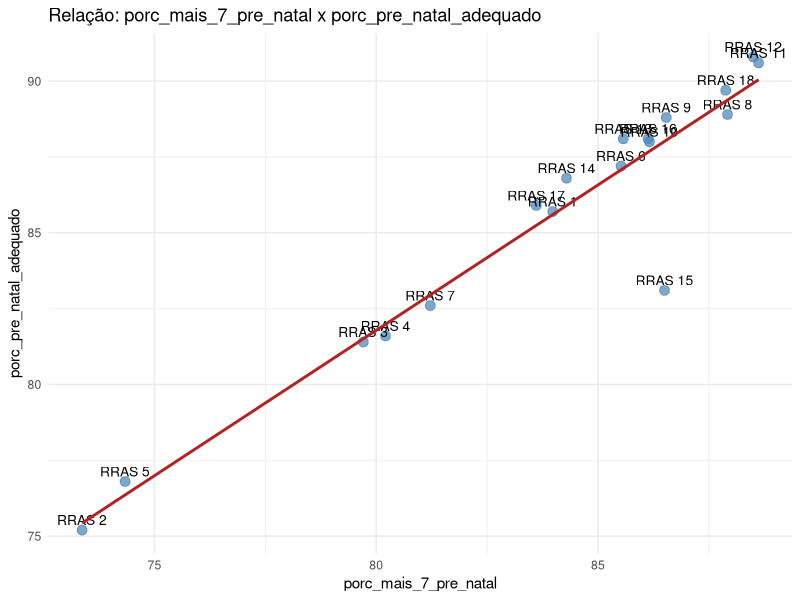
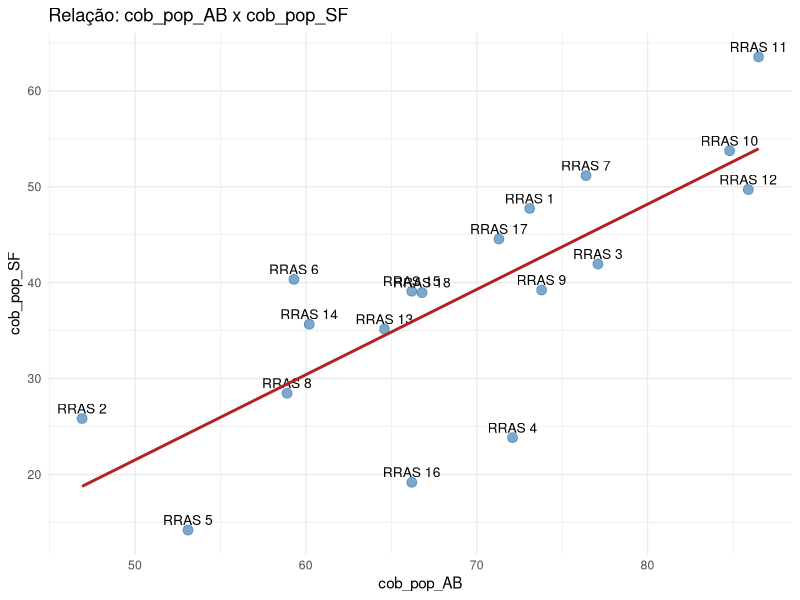
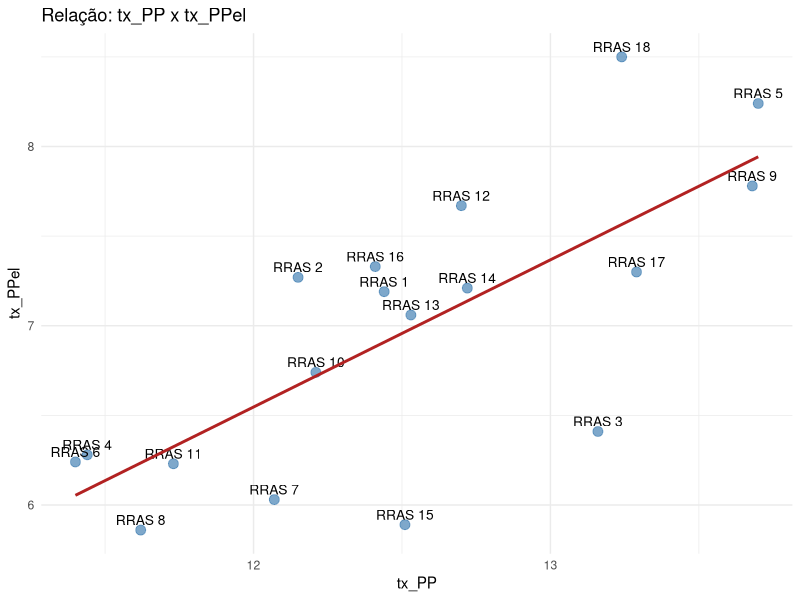
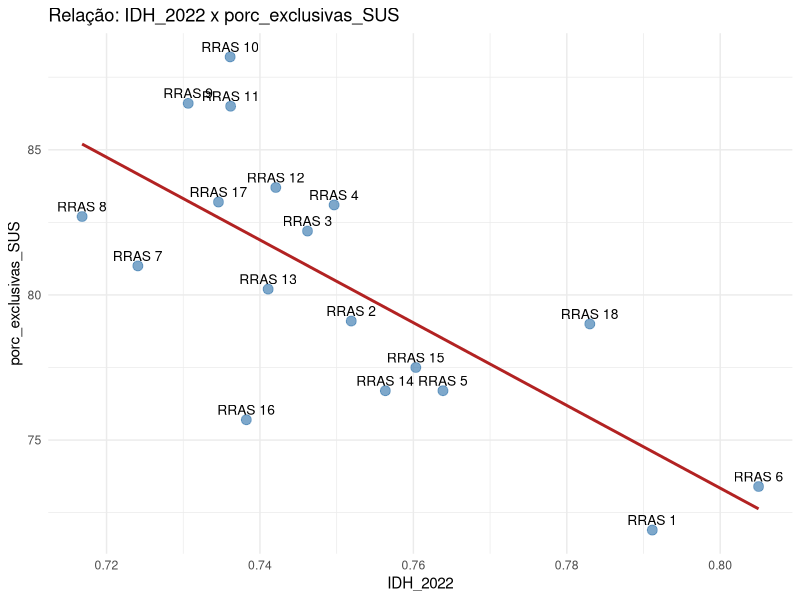
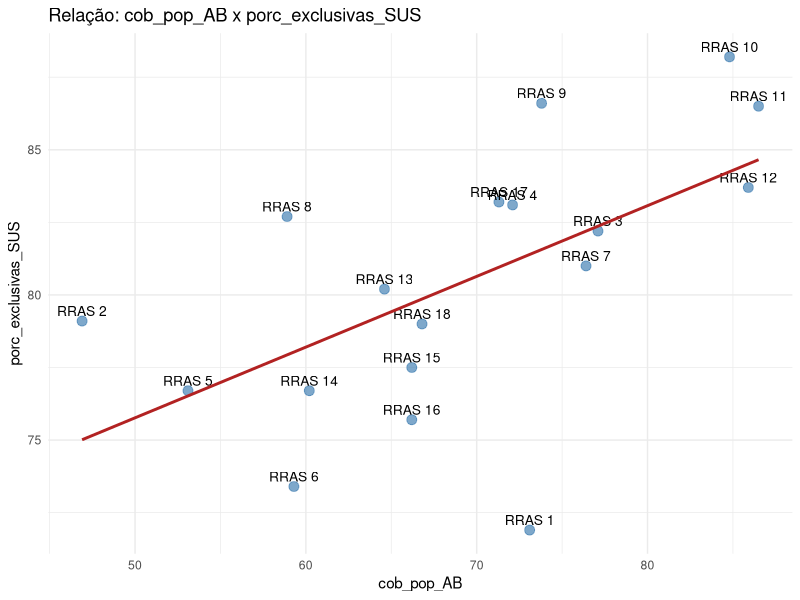
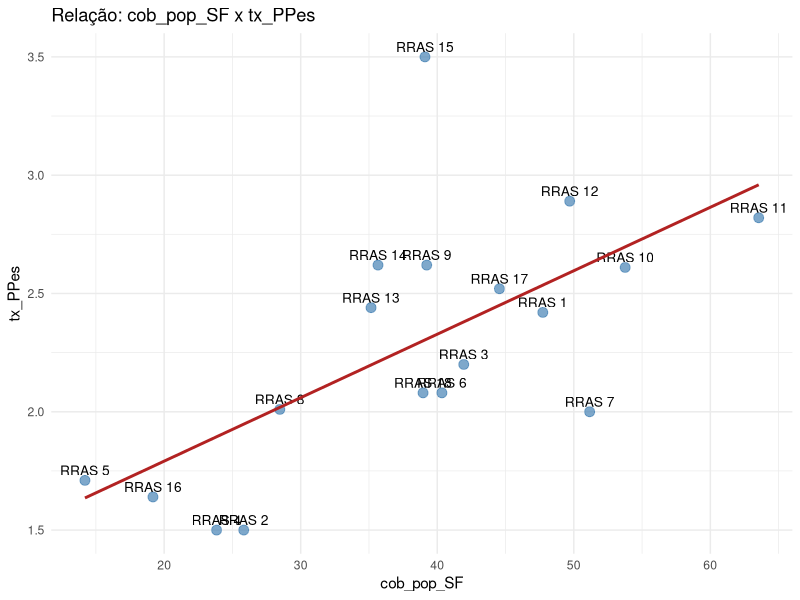
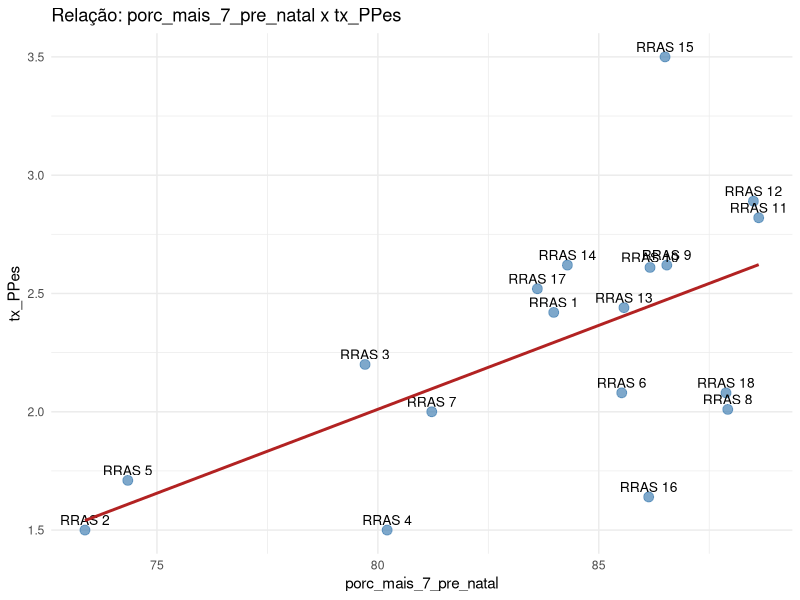
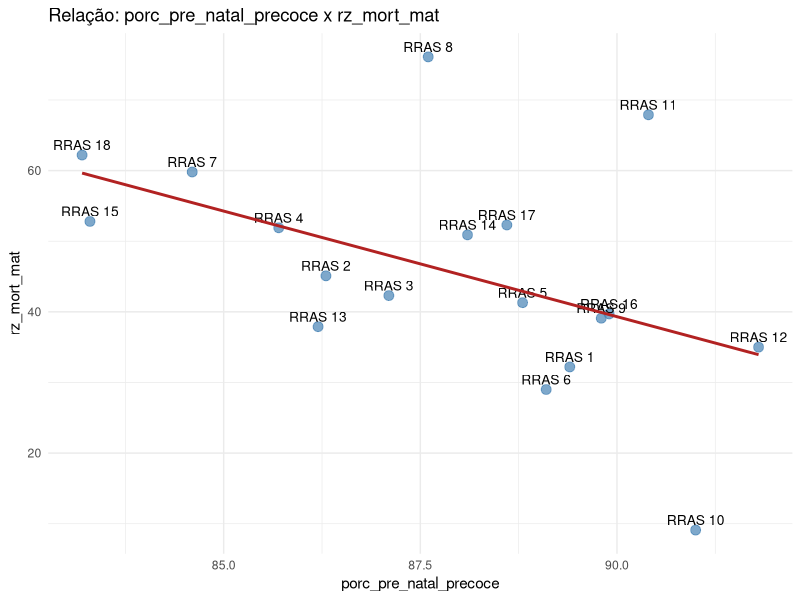

Write the R code that produced these figures, in order.
## ---- chunk 1
# pacotes
library(tidyverse)
library(knitr)
library(kableExtra)
library(readxl)
library(ggplot2)
library(dplyr)
library(purrr)
library(patchwork)
## ---- chunk 2
# dados
dados_rras_2024 <- read_excel("f2_tabelas/dados_rras_2024.xlsx")
matriz_coef <- read_excel("f2_tabelas/matriz_correlacao.xlsx")
matriz_p <- read_excel("f2_tabelas/matriz_p_valor_correlacao.xlsx")

# transformações necessárias
dados_rras_num <- dados_rras_2024 |>
  select(-RRAS) |>
  rename(
    tx_PP = taxa_PP,
    tx_PPel = taxa_PPel_por_NV,
    tx_PPes = taxa_PPes_por_NV,
    rz_mort_mat = 'Razão de Mortalidade materna oficial 2024',
    IDH_2022 = 'IDH 2022',
    porc_exclusivas_SUS = '% de mulheres de 10-49 anos usuárias exclusivas do SUS 2024',
    cob_pop_AB = 'CObertura populacional de atenção básica 2024',
    cob_pop_SF = 'Cobertura populacional com equipes de Saúde da Família 2020',
    porc_mais_7_pre_natal = '% de Mulheres com mais de 7 consultas de pré natal 2024',
    porc_pre_natal_precoce = '% de mulheres com inicio do pré-natal precoce (<12 semanas) 2024',
    porc_pre_natal_adequado = '% de mulheres con número adequado de consultas de pré-natal para a idade gestacional no parto',
    tx_mort_fetal = 'taxa de mortalidade fetal 2024 (por  1000 NV)',
    porc_obitos_fetais_evitaveis = 'Porcentagem de óbitos fetais potencialmente evitáveis'
  ) 
## ---- chunk 3
#| tab-label:
tab <- "
| Trabalho de parto induzido | Cersárea antes do trabalho de parto | Resultado do parto    |
|:----------------------------------------:|:--------------------------------------------:|:-------------------------:|
| Não                                      | Não                                          | Espontâneo                |
| Não                                      | Sim                                          | Eletivo                   |
| Sim                                      | Não                                          | Eletivo                   |
| Sim                                      | Sim                                          | Eletivo                   |
| Sem informação                           | Sem informação                               | Não tem como avaliar      |
| Sem informação                           | Não                                          | Não tem como avaliar      |
| Sem informação                           | Sim                                          | Eletivo                   |
| Não                                      | Sem informação                               | Não tem como avaliar      |
| Sim                                      | Sem informação                               | Eletivo                   |
: Classificação do tipo de parto
"
cat(tab)
## ---- chunk 4
# formato longo
coef_longo <- matriz_coef %>%
  rename(Variavel1 = 1) %>%
  pivot_longer(cols = -Variavel1, names_to = "Variavel2", values_to = "rho")

#transformando a tabela
tabela_p <- matriz_p %>%
  rename(Variavel1 = 1) %>%
  pivot_longer(cols = -Variavel1, names_to = "Variavel2", values_to = "p_valor") %>%
  left_join(coef_longo, by = c("Variavel1", "Variavel2")) %>%
  filter(p_valor < 0.05, 
         p_valor > 0, 
         Variavel1 < Variavel2) %>%
  mutate(
    Indicadores = paste(Variavel1, "x", Variavel2),
    Classificacao = case_when(
      p_valor < 0.01 ~ "Altamente significativa",
      p_valor < 0.05 ~ "Significativa"
    )
  ) %>%
  select(Indicadores, rho, p_valor, Classificacao) %>%
  arrange(p_valor) %>%
  mutate(
    rho = round(rho, 4),
    p_valor = round(p_valor, 4)
  )
## ---- chunk 5
plots <- pmap(list(tabela_p$Indicadores, 
                   strsplit(tabela_p$Indicadores, " x ")), 
              function(label, vars) {
                
  v1 <- vars[1]
  v2 <- vars[2]
  
  ggplot(cbind(dados_rras_num, RRAS = dados_rras_2024$RRAS), aes_string(x = v1, y = v2)) +
    geom_point(size = 3, color = "steelblue", alpha = 0.7) +
    geom_text(aes_string(label = "RRAS"), vjust = -0.5, size = 3.5) +
    geom_smooth(method = "lm", color = "firebrick", se = FALSE) + 
    labs(title = paste("Relação:", label),
         x = v1,
         y = v2) +
    theme_minimal()
})

# baixando os gráficos
for (i in seq_along(plots)) {
  caminho_arquivo <- paste0("f3_graficos/grafico_", i, ".jpg")

  jpeg(filename = caminho_arquivo, 
       width = 2000, 
       height = 2000, 
       res = 300)
  
  print(plots[[i]])
  
  dev.off()
}
## ---- chunk 6
#| label: tabela-valor-p-2024
#| tbl-cap: "Tabela 1: Valores p e coeficientes de Spearman significativos entre os indicadores de prematuridade e os indicadores sociodemográficos, de cobertura assistencial e de condições de saúde no ano de 2024."
# tabela final
tabela_p %>%
  kable(col.names = c("Indicadores", "Coeficiente", "Valor p", "Conclusão do teste"),
        align = "llcc") %>%
  kable_styling(bootstrap_options = c("striped", "hover", "condensed"), 
                full_width = F)
